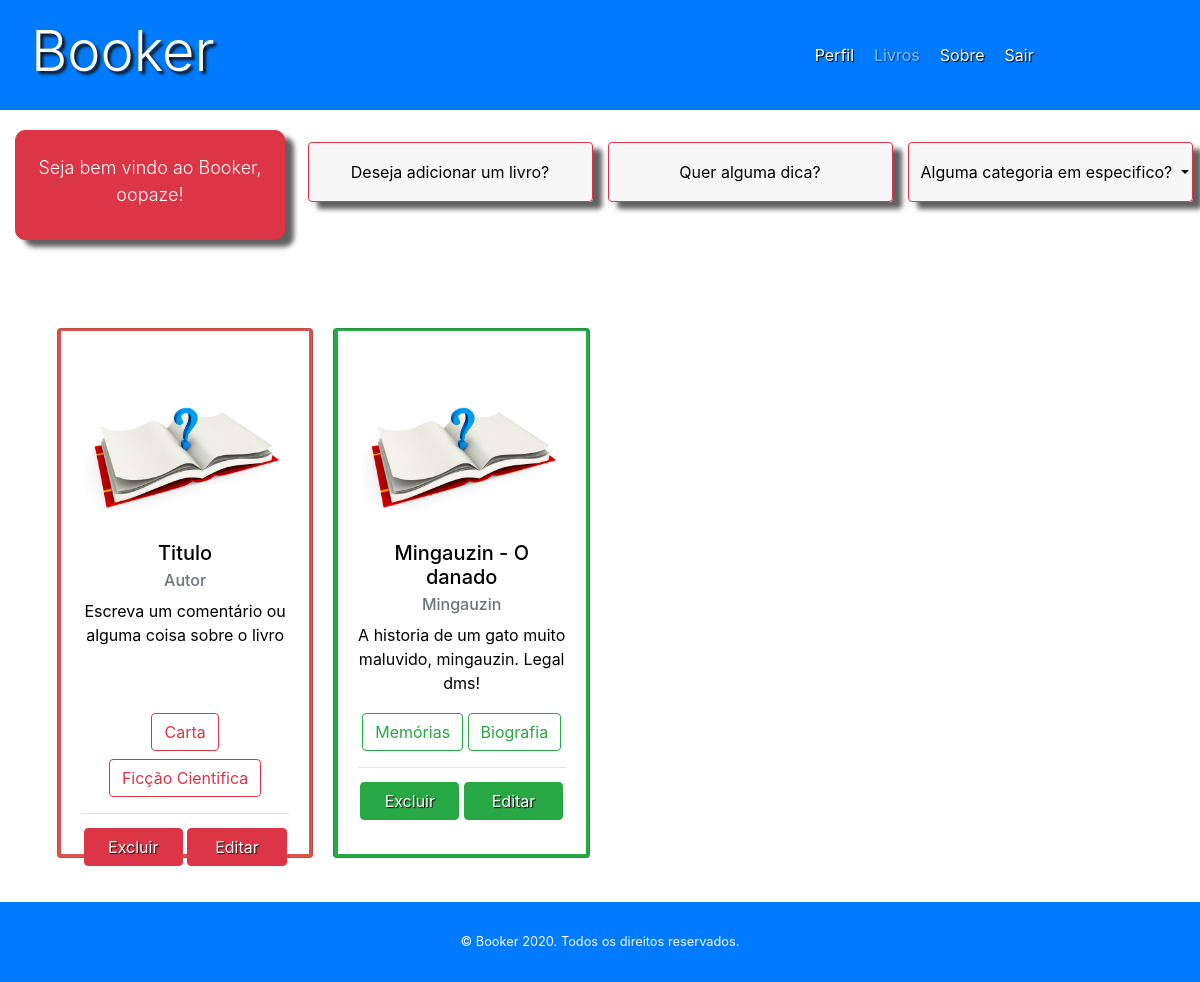
The page /books (signed in) on the database as committed earlier.
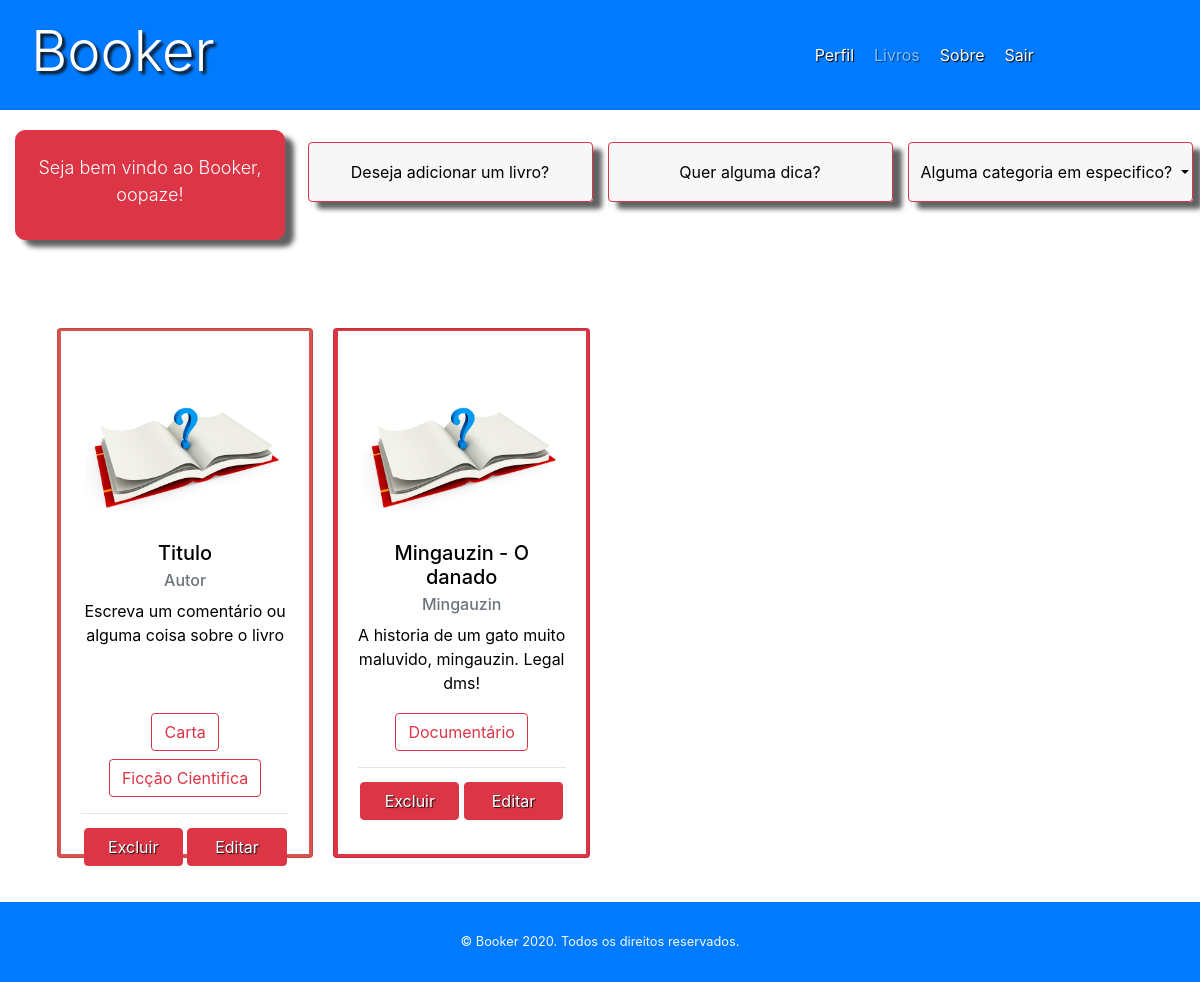
The same page on the database as committed later.
### app/models/table.py (models this page shows, shortened)
class User(db.Model):
	__tablename__ = 'users'
	id = db.Column(db.Integer, primary_key='True')
	username = db.Column(db.String(20), unique=True)
	password = db.Column(db.String(30))
	name = db.Column(db.String(30))
	email = db.Column(db.String(30))
	image = db.relationship('UserImage', backref='users')
	books = db.relationship('Book', backref='users')

class Book(db.Model):
	__tablename__ = 'books'
	id = db.Column(db.Integer, primary_key=True)
	titulo = db.Column(db.String(100), nullable=False)
	autor = db.Column(db.String(30), default='Desconhecido')
	nota = db.Column(db.Float)
	lido = db.Column(db.Boolean, default=False)
	comment = db.Column(db.String(100), default="Aaaah, depois eu comento esse livro!")
	owner = db.Column(db.Integer, db.ForeignKey('users.id'))
	file = db.relationship('BookFile', backref='Book')
	categories = db.relationship(Category,
							secondary=Book_category,
							backref=db.backref('books',
												lazy='dynamic'))

class Category(db.Model):
	__tablename__ = 'categories'
	id = db.Column(db.Integer, primary_key=True)
	categoria = db.Column(db.String(40), nullable=False, unique=True)

### app/controllers/default.py (the view)
@app.route('/books', methods=['GET', 'POST'])
def books():
	books = Book.query.filter_by(owner=int(current_user.id)).all()
	categories = Category.query.with_entities(Category.categoria)
	BookForm_ = BookForm()
	updateBookForm_ = BookForm()
	return render_template('books.html',
	 						title='Livros',
	 						user=current_user,
	 						categorias=categories,
	 						books=books,
	 						newBook=BookForm_,
	 						updatebook=updateBookForm_)

### app/controllers/default.py (called while the page is built)
@lm.user_loader
def load_user(user_id):
    return User.query.filter_by(id=user_id).first()

### app/templates/books.html (shortened to what this page needs)
<!DOCTYPE html>
<html>
	<head>
		<link rel="stylesheet" type="text/css" href="{{ url_for('static', filename='css/bootstrap.min.css')}}">
		<link rel="stylesheet" href="{{ url_for('static', filename='css/book.css')}}">
		<link rel="stylesheet" href="{{ url_for('static', filename='css/header.css')}}">
	</head>
	<body>
		<div class="container-fluid">
			<header>
			  	<div class="row">
					<nav class="navbar navbar-expand-lg navbar-dark bg-primary">
			  			<div class="col-md-4">
					  		<div id='logo-menu'>
								<a id='logo' href="{{url_for('books')}}">
									<h2 class="display-4"> Booker </h2>
								</a>
							</div>
						</div>
						<div class="col-md-4 offset-md-4">
						  	<div class="collapse navbar-collapse" id="navbarNavDropdown">
							    <a class="menu-item" href="{{ url_for('perfil', username=current_user.username) }}">Perfil</a>
							    <a class="menu-item isDisabled" href="">Livros</a>
							    <a class="menu-item" data-toggle="modal" data-target="#sobreModal"> Sobre </a>
							    <a class="menu-item" data-toggle="modal" data-target="#sairModal">Sair</a>
						  	</div>
						</div>
					</nav>
				</div>
			</header>
		</div>
		<div class="container-fluid" id='centerPage'>
			<div class="row" id='Welcome'>
				<div class="col-md-3 header-message-align">
					<div class="card-dados btn btn-danger ">
						<p class="lead welcome-text"> Seja bem vindo ao Booker, {{ current_user.username }}!</p>
					</div>
				</div>
				<div class="col-md-3 buttons-conteiner">
				    <button type="button" class="btn Selector-Button btn-outline-danger" data-toggle="modal" data-target="#InserirBook">Deseja adicionar um livro? </button>
				</div>
				<div class="col-md-3 buttons-conteiner">
				    <button type="button" class="btn Selector-Button btn-outline-danger"> Quer alguma dica? </button>
				</div>
				<div class="col-md-3 buttons-conteiner">
				    <button type="button" class="btn Selector-Button btn-outline-danger dropdown-toggle" data-toggle="dropdown" id='select-bt'>
							Alguma categoria em especifico?
				   	</button>
				</div>
			</div>
			<div class="row book-space">
				<div class="col-md-3" style="padding: 10px">
					<button class="card card-size-control align-center" style="width: 18rem;">
						<div class="card-color">
						    <img class="card-img-top" src="/static/image/profilepattern.jpg" alt="Card image cap">
						  	<div class="card-body">
						  		<div style="height: 180px">
								    <h5 class="card-title">Titulo</h5>
								    <h6 class="card-subtitle mb-2 text-muted">Autor</h6>
								    <p class="card-text">Escreva um comentário ou alguma coisa sobre o livro</p>
							    </div>
							    <div class="categorias">
								    <label class="btn btn-outline-danger">Carta</label>
								    <label class="btn btn-outline-danger">Ficção Cientifica</label>
								</div>
							    <hr style="width: 100%; clear: both;">
						  	</div>
						  	<div class="card-footer-control">
						  		<a class="card-button btn btn-danger"> Excluir </a>
						  		<a class="card-button btn btn-danger"> Editar </a>
						  	</div>
					  	</div>
					</button>
				</div>
				{% for book in books %}
					<div class="col-md-3" style="padding: 10px">
						{% if book.lido %}
							<button class="card card-size-control align-center bg-success" style="width: 18rem;">
						{% else %}
							<button class="card card-size-control align-center bg-danger" style="width: 18rem;">
						{% endif %}
							<div class="card-color">
							    <img class="card-img-top" src="/static/image/profilepattern.jpg" alt="Card image cap">
							  	<div class="card-body">
							  		<div style="height: 180px">
									    <h5 class="card-title">{{ book.titulo }}</h5>
									    <h6 class="card-subtitle mb-2 text-muted">{{ book.autor }}</h6>
									    <p class="card-text text-justify-center"> {{book.comment}} </p>
								    </div>
								    <div class="categorias">
								 	{% for category in book.categories %}
								 		{% if book.lido %}
											<label class="btn btn-outline-success"> {{ category.categoria }} </label>
										{% else %}
											<label class="btn btn-outline-danger">{{ category.categoria }}</label>
										{% endif %}
									{% endfor %}
									</div>
								 	<hr style="width: 100%; clear: both;">
							  	</div>
							  	<div class="card-footer-control">
							  		{% if book.lido %}
							  			<a class="card-button btn btn-success" href="{{ url_for('deleteBook', id = book.id)}}"> Excluir </a>
								  		<a class="card-button btn btn-success" data-toggle="modal" data-target="#edit{{book.id}}"> Editar </a>
									{% else %}
								  		<a class="card-button btn btn-danger" href="{{ url_for('deleteBook', id = book.id)}}"> Excluir </a>
								  		<a class="card-button btn btn-danger" data-toggle="modal" data-target="#edit{{book.id}}"> Editar </a>
									{% endif %}
							  	</div>
						  	</div>
							</button>
					</div>
				{% endfor %}
			</div>
		</div>
		<footer class="bg-primary">
		    <div class="footer-p">
		    	<p class="text-light small mb-4 mb-lg-0">© Booker 2020. Todos os direitos reservados.</p>
		    </div>
		</footer>
	</body>
</html>

### app/static/css/book.css (style rules this page uses)
body { width: 100%; background-image: url('/static/image/fundo.jpg'); background-size: cover; }
#centerPage { padding-top: 10px; width: 100%; min-height: 464px; background-color: rgba(255, 255, 255, 0.7); }
.card-dados { padding: 15px 0; width: 100%; max-height: 150px; color: black; text-align: center; max-width: 100%; border-radius: 10px; box-shadow: 9px 7px 5px rgba(50, 50, 50, 0.77); }
.card-dados p { font-size: 18px !important; padding-top: 8px; }
#Welcome { padding: 10px 0 15px 0; }
.header-message-align { margin: 0 0 30px 0; }
.welcome-text { color: white; }
.Selector-Button { background-color: rgba(247,247,247, 0.9); color: black; width: 300px; max-width: 95%; min-height: 60px; box-shadow: 9px 7px 5px rgba(50, 50, 50, 0.77); }
.buttons-conteiner { padding: 1% 0; text-align: center; width: 100%; }
.book-space { padding: 2% 4%; }
.card-body p { min-height: 50px; }
.card-size-control { align-items: center; margin: 10px 0; min-height: 530px; padding: 2px; width: 100% !important; background-color: rgb(217, 83, 79); }
.card-color { width: 99%; background-color: white; height: 523px; }
.categorias { text-align: center; margin: -10px 0 -10px 0; padding: 2px; }
.card-button { max-width: 50%; width: 40%; }
.card-footer-control { width: 100%; height: 40px; clear: both; margin-bottom: 10px; }
.card-footer-control a { margin-top: -35px; color: white; text-shadow: 1px 1px 1px #111111; }
.card img { padding-top: 30px; max-height: 200px; max-width: 200px; }

### app/static/css/header.css (style rules this page uses)
body { width: 100%; }
header { width: 100%; }
header nav { width: 100%; height: 110px; }
.isDisabled { color: currentColor; cursor: not-allowed; opacity: 0.5; text-decoration: none; }
#navbarNavDropdown { width: 100%; }
#navbarNavDropdown a { color: white; }
.menu-item { padding: 0px 15px 0px 5px; text-shadow: 1px 1px 1px #000000; color: white; }
#logo-menu { max-width: 80%; float: left; }
#logo h2 { text-decoration: none; text-align: left; color: #FFFFFF; text-shadow: 3px 3px 3px #111111; width: 80%; padding-top: 1px; }
footer { height: 80px !important; }
footer p { height: 20px; padding: 30px 0px 20px 0; }
.footer-p { width: 100%; text-align: center; }

Rows that differ between the two databases and show on the page:
changed Book "Mingauzin - O danado": loses Category (categoria "Memórias"); loses Category (categoria "Biografia"); gains Category (categoria "Documentário"); lido True → False (drawn)
